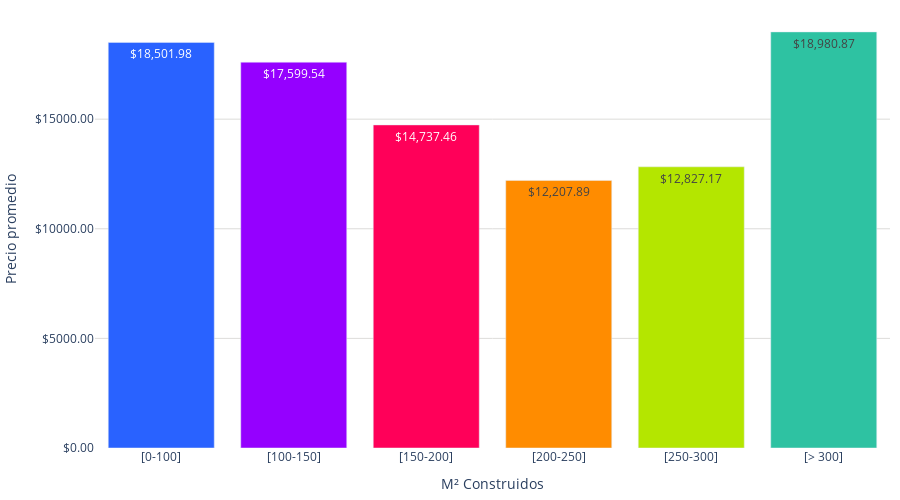

Notebook code for this chart:
### Code cell
colores = ['#2962ff', '#9500ff', '#ff0059', '#ff8c00', '#b4e600', '#2EC2A2','#F79CB9']
porcentajes = Precio_mean_M2['Precio_m2_mean']

# Convertir la columna 'Precio_m2_mean' a números de punto flotante
#Precio_mean_M2['Precio_m2_mean'] = Precio_mean_M2['Precio_m2_mean'].str.replace('$', '').str.replace(',', '').astype(float)
# Convertir los valores a cadenas con el formato deseado
textos_formateados = [f'${round(valor, 2):,.2f}' for valor in Precio_mean_M2['Precio_m2_mean']]

fig = go.Figure()
# Obtener el valor máximo redondeado al próximo múltiplo de 5000
max_valor = int(Precio_mean_M2['Precio_m2_mean'].max() / 5000 + 1) * 5000

# Agregar los datos como barras
fig.add_trace(go.Bar(
    x=Precio_mean_M2['Rango'],  # Eje x: Modalidades
    y=Precio_mean_M2['Precio_m2_mean'],  # Eje y: Porcentajes
    marker_color=colores,  # Especifica los colores de las barras
    text=textos_formateados,  # Texto que se mostrará en las barras (porcentaje)
    textposition='inside',  # Posición del texto (puede ser 'inside' o 'outside')
))

# Personalizar el diseño de la gráfica
fig.update_layout(
    #title='Precio promedio por M2 totales.',  # Título de la gráfica
    xaxis=dict(title='M² Construidos'),  # Título del eje x
    yaxis=dict(
        title='Precio promedio', # Título del eje y
        gridcolor='#dddcda', # Color de las líneas que dividen los rangos del eje Y
        gridwidth=1,
        tickvals=list(range(0, max_valor + 5000, 5000)),  # Valores de los ticks del eje y
        ticktext=[f'${valor:.2f}' for valor in range(0, max_valor + 5000, 5000)]  # Textos de los ticks del eje y
    ),  
    plot_bgcolor='rgba(0,0,0,0)',  # Color de fondo del gráfico
    height=500,  # Altura de la gráfica
    margin=dict(l=10, r=10, t=10, b=10)  # Ajusta los márgenes (left, right, top, bottom)

)
# Exportar gráfica como archivo HTML
def guardar_grafico_como_html(fig, nombre_archivo, carpeta='assets/graficas'):
    # Crear la carpeta si no existe
    if not os.path.exists(carpeta):
        os.makedirs(carpeta)
    config = {
        'displaylogo': False,  # Ocultar el logo de Plotly
        'modeBarButtonsToRemove': [
            'toImage',       # Botón para guardar como imagen
            'select2d',      # Box select
            'lasso2d',       # Lasso select
            'resetScale2d',  # Reset Axes
        ]
    }
    # Gráfica como archivo HTML en la carpeta especificada
    pio.write_html(fig, f'{carpeta}/{nombre_archivo}.html', config=config)


guardar_grafico_como_html(fig, 'g_bar_PrecioPromedio_m2', carpeta='assets/graficas')
fig.show()

### Figure 1 — Plotly figure (JSON) as saved in the notebook; plotly's stock layout.template omitted (floating-point values rounded to 4 significant figures)
{"data": [{"marker": {"color": ["#2962ff", "#9500ff", "#ff0059", "#ff8c00", "#b4e600", "#2EC2A2", "#F79CB9"]}, "text": ["$18,501.98", "$17,599.54", "$14,737.46", "$12,207.89", "$12,827.17", "$18,980.87"], "textposition": "inside", "type": "bar", "x": ["[0-100]", "[100-150]", "[150-200]", "[200-250]", "[250-300]", "[> 300]"], "y": [18500.0, 17600.0, 14740.0, 12210.0, 12830.0, 18980.0]}], "layout": {"height": 500, "margin": {"b": 10, "l": 10, "r": 10, "t": 10}, "plot_bgcolor": "rgba(0,0,0,0)", "xaxis": {"title": {"text": "M² Construidos"}}, "yaxis": {"gridcolor": "#dddcda", "gridwidth": 1, "ticktext": ["$0.00", "$5000.00", "$10000.00", "$15000.00", "$20000.00"], "tickvals": [0, 5000, 10000, 15000, 20000], "title": {"text": "Precio promedio"}}}}
